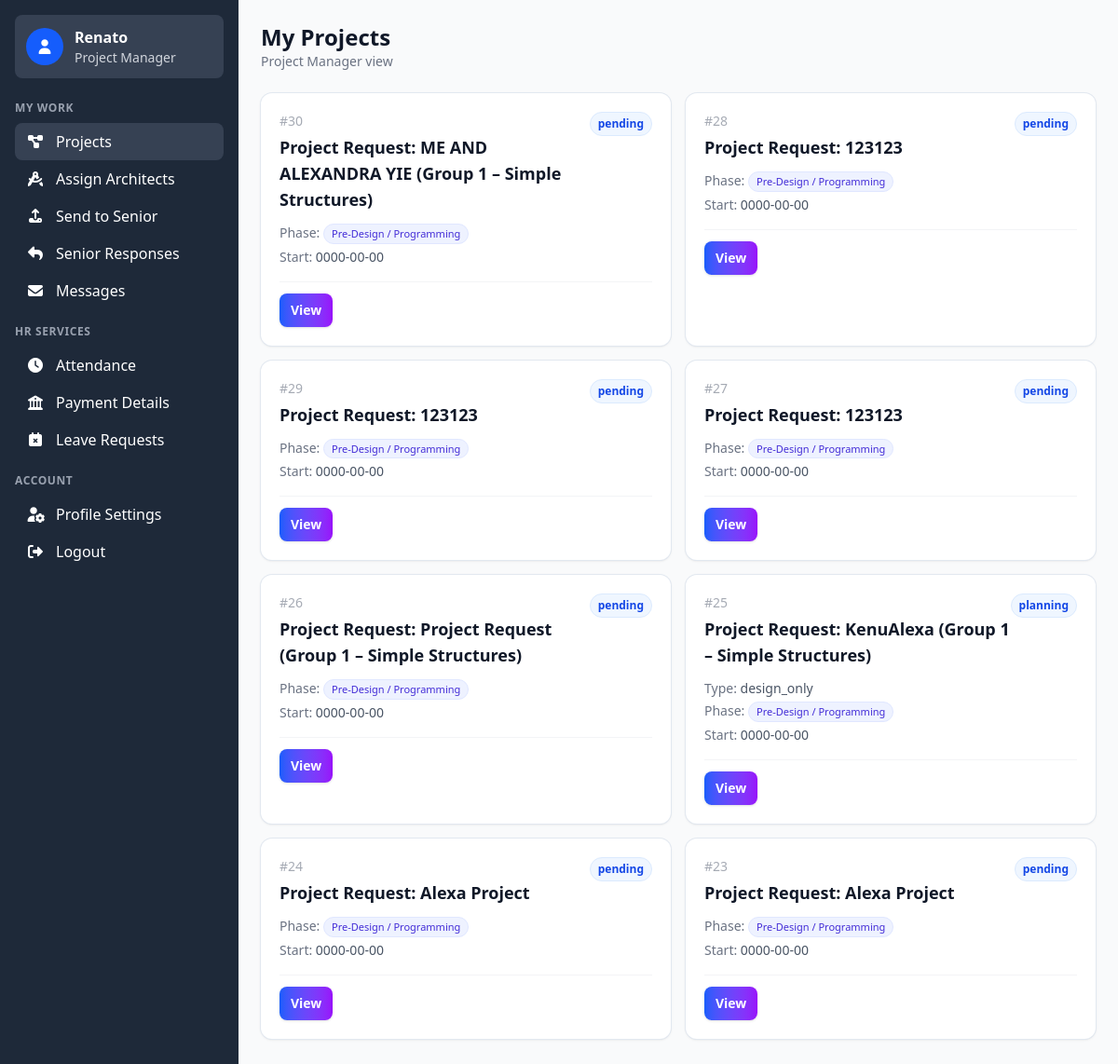
Page /employees/project_manager/projects/projects.php (signed in) on the committed database.
### tables this page shows
CREATE TABLE `projects` (
  `project_id` int(10) UNSIGNED NOT NULL,
  `project_code` varchar(50) DEFAULT NULL,
  `project_name` varchar(255) NOT NULL,
  `client_id` int(10) UNSIGNED DEFAULT NULL,
  `architect_id` int(10) UNSIGNED DEFAULT NULL,
  `project_manager_id` int(10) UNSIGNED DEFAULT NULL,
  `project_type` varchar(100) DEFAULT NULL,
  `status` varchar(50) NOT NULL DEFAULT 'pending',
  `description` text DEFAULT NULL,
  `location` varchar(255) DEFAULT NULL,
  `start_date` date NOT NULL,
  `end_date` date DEFAULT NULL,
  `budget` decimal(15,2) DEFAULT NULL,
  `project_image` varchar(255) DEFAULT NULL,
  `created_at` timestamp NOT NULL DEFAULT current_timestamp(),
  `created_by` int(11) DEFAULT NULL,
  `size_sq_m` decimal(10,2) DEFAULT NULL,
  `location_text` varchar(255) DEFAULT NULL,
  `estimated_end_date` date DEFAULT NULL,
  `budget_amount` decimal(14,2) DEFAULT NULL,
  `phase` varchar(64) DEFAULT 'Pre-Design / Programming',
  `is_archived` tinyint(1) NOT NULL DEFAULT 0,
  `is_deleted` tinyint(1) NOT NULL DEFAULT 0
);

### employees/project_manager/projects/projects.php (the view, shortened to what this page needs)
<?php
$db = getDB();
$db->setAttribute(PDO::ATTR_ERRMODE, PDO::ERRMODE_EXCEPTION);
$userId = (int)($_SESSION['user_id'] ?? 0);
$employeeId = 0;
try {
		$hasEmployees = $db->query("SHOW TABLES LIKE 'employees'")->rowCount() > 0;
		if ($hasEmployees) {
				$empStmt = $db->prepare('SELECT employee_id FROM employees WHERE user_id = ? LIMIT 1');
				$empStmt->execute([$userId]);
				$empRow = $empStmt->fetch(PDO::FETCH_ASSOC);
				$employeeId = $empRow ? (int)$empRow['employee_id'] : 0;
		}
} catch (Throwable $e) { $employeeId = 0; }
$projects_pk = 'id';
try {
		$chk = $db->query("SHOW COLUMNS FROM projects LIKE 'id'");
		if ($chk && $chk->rowCount() === 0) {
				$chk2 = $db->query("SHOW COLUMNS FROM projects LIKE 'project_id'");
				if ($chk2 && $chk2->rowCount() > 0) { $projects_pk = 'project_id'; }
		}
} catch (Throwable $e) {  }
$cols = [];
try { foreach ($db->query('SHOW COLUMNS FROM projects') as $row) { $cols[$row['Field']] = true; } } catch (Throwable $e) {}
$archiveFilter = '';
if (isset($cols['is_archived'])) { $archiveFilter .= ' AND is_archived = 0'; }
if (isset($cols['is_deleted'])) { $archiveFilter .= ' AND (is_deleted = 0 OR is_deleted IS NULL)'; }
$orderBy = isset($cols['created_at']) ? 'created_at DESC' : ($projects_pk . ' DESC');
$projects = [];
try {
		$conditions = [];
		$params = [];
		if (isset($cols['project_manager_id'])) {
				$conditions[] = '(project_manager_id = ? OR project_manager_id = ?)';
				$params[] = $userId;
				$params[] = $employeeId > 0 ? $employeeId : -1;
		}
		if (!empty($conditions)) {
				$sql = 'SELECT * FROM projects WHERE (' . implode(' OR ', $conditions) . ")$archiveFilter ORDER BY $orderBy";
				$ps = $db->prepare($sql);
				$ps->execute($params);
				$projects = $ps->fetchAll(PDO::FETCH_ASSOC);
		}
} catch (Throwable $e) {
		$projects = [];
}
include __DIR__ . '/../../../backend/core/header.php';
?>
<main class="min-h-screen bg-gray-50 p-6">
	<div class="max-w-full">
		<div class="mb-6">
			<h1 class="text-2xl font-bold text-gray-900">My Projects</h1>
			<p class="text-gray-500 text-sm">Project Manager view</p>
		</div>
		<?php if (empty($projects)): ?>
			<div class="bg-white rounded-xl shadow-sm ring-1 ring-slate-200 p-8">
				<p class="text-gray-600">No projects assigned to you yet.</p>
			</div>
		<?php else: ?>
			<div class="grid grid-cols-1 md:grid-cols-2 xl:grid-cols-3 gap-4">
				<?php foreach ($projects as $p): ?>
					<?php
						$pkVal = (int)($p[$projects_pk] ?? 0);
						$pname = isset($p['project_name']) ? (string)$p['project_name'] : (isset($p['name']) ? (string)$p['name'] : ('Project #' . $pkVal));
						$ptype = isset($p['project_type']) ? (string)$p['project_type'] : '';
						$pcode = isset($p['project_code']) ? (string)$p['project_code'] : '';
						$pstatus = isset($p['status']) ? (string)$p['status'] : '';
						$pphase = isset($p['phase']) ? (string)$p['phase'] : '';
						$start = isset($p['start_date']) ? (string)$p['start_date'] : '';
					?>
					<div class="bg-white rounded-xl shadow-sm ring-1 ring-slate-200 p-5 flex flex-col">
						<div class="flex items-start justify-between">
							<div>
								<div class="text-sm text-gray-500">
									<?php if ($pcode !== ''): ?>
										<span class="font-mono"><?php echo htmlspecialchars($pcode); ?></span>
									<?php else: ?>
										<span class="opacity-60">#<?php echo $pkVal; ?></span>
									<?php endif; ?>
								</div>
								<h2 class="text-lg font-semibold text-gray-900 mt-1"><?php echo htmlspecialchars($pname); ?></h2>
							</div>
							<?php if ($pstatus !== ''): ?>
								<span class="px-2 py-1 rounded-full text-xs font-semibold bg-blue-50 text-blue-700 border border-blue-100"><?php echo htmlspecialchars($pstatus); ?></span>
							<?php endif; ?>
						</div>
						<div class="mt-3 text-sm text-gray-600 space-y-1">
							<?php if ($ptype !== ''): ?><div><span class="text-gray-500">Type:</span> <?php echo htmlspecialchars($ptype); ?></div><?php endif; ?>
							<?php if ($pphase !== ''): ?><div><span class="text-gray-500">Phase:</span> <span class="inline-block px-2 py-0.5 rounded-full bg-indigo-50 text-indigo-700 border border-indigo-100 text-[11px] font-medium"><?php echo htmlspecialchars($pphase); ?></span></div><?php endif; ?>
							<?php if ($start !== ''): ?><div><span class="text-gray-500">Start:</span> <?php echo htmlspecialchars($start); ?></div><?php endif; ?>
						</div>
						<div class="mt-4 pt-3 border-t border-gray-100">
							<a href="/ArchiFlow/project_details.php?project_id=<?php echo $pkVal; ?>" class="inline-flex items-center px-3 py-2 rounded-lg text-sm font-semibold text-white bg-gradient-to-r from-blue-600 to-purple-600 hover:from-blue-700 hover:to-purple-700 shadow-sm">View</a>
						</div>
					</div>
				<?php endforeach; ?>
			</div>
		<?php endif; ?>
	</div>
</main>
<?php include __DIR__ . '/../../../backend/core/footer.php'; ?>

### backend/core/header.php (style rules this page uses)
html { scroll-behavior: smooth; }

### rows in the picture
projects: project_id "30", project_name "Project Request: ME AND ALEXANDRA YIE (Group 1 – Simple Structures)", status "pending", phase "Pre-Design / Programming", start_date "0000-00-00"
projects: project_id "28", project_name "Project Request: 123123", status "pending", phase "Pre-Design / Programming", start_date "0000-00-00"
projects: project_id "29", project_name "Project Request: 123123", status "pending", phase "Pre-Design / Programming", start_date "0000-00-00"
projects: project_id "27", project_name "Project Request: 123123", status "pending", phase "Pre-Design / Programming", start_date "0000-00-00"
projects: project_id "26", project_name "Project Request: Project Request (Group 1 – Simple Structures)", status "pending", phase "Pre-Design / Programming", start_date "0000-00-00"
projects: project_id "25", project_name "Project Request: KenuAlexa (Group 1 – Simple Structures)", status "planning", project_type "design_only", phase "Pre-Design / Programming", start_date "0000-00-00"
projects: project_id "24", project_name "Project Request: Alexa Project", status "pending", phase "Pre-Design / Programming", start_date "0000-00-00"
projects: project_id "23", project_name "Project Request: Alexa Project", status "pending", phase "Pre-Design / Programming", start_date "0000-00-00"

### other values in the picture
$_SESSION['first_name'] "Renato"
$_SESSION['position'] "Project Manager"
